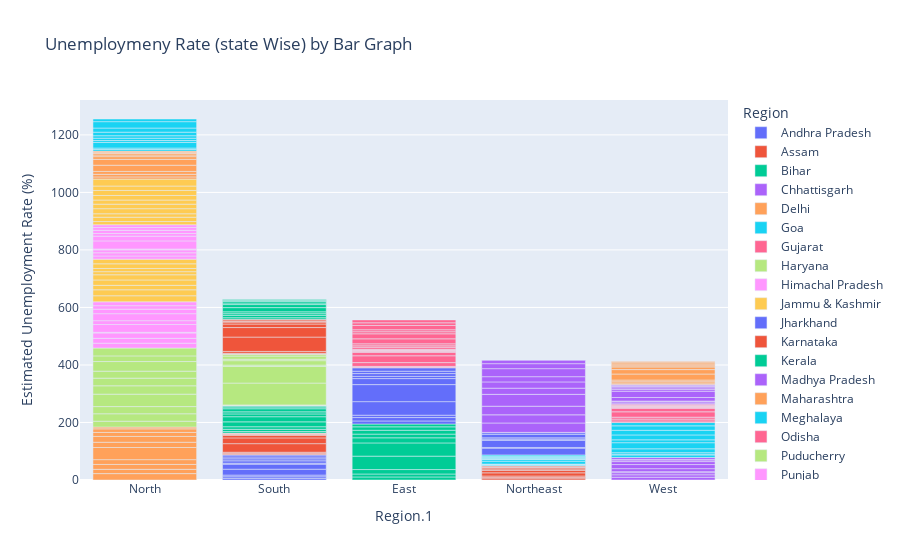

This figure's notebook cell:
### Code cell
fg = px.bar(df,x='Region.1',y=' Estimated Unemployment Rate (%)',color='Region',
            title='Unemploymeny Rate (state Wise) by Bar Graph',template='plotly')
fg.update_layout(xaxis={'categoryorder':'total descending'})
fg.show()

### Figure 1 — Plotly figure (JSON) as saved in the notebook; plotly's stock layout.template omitted (floating-point values rounded to 4 significant figures)
{"data": [{"alignmentgroup": "True", "hovertemplate": "Region=Andhra Pradesh<br>Region.1=%{x}<br> Estimated Unemployment Rate (%)=%{y}<extra></extra>", "legendgroup": "Andhra Pradesh", "marker": {"color": "#636efa", "pattern": {"shape": ""}}, "name": "Andhra Pradesh", "offsetgroup": "Andhra Pradesh", "orientation": "v", "showlegend": true, "textposition": "auto", "type": "bar", "x": ["South", "South", "South", "South", "South", "South", "South", "South", "South", "South"], "xaxis": "x", "y": [5.48, 5.83, 5.79, 20.51, 17.43, 3.31, 8.34, 6.96, 6.4, 6.59], "yaxis": "y"}, {"alignmentgroup": "True", "hovertemplate": "Region=Assam<br>Region.1=%{x}<br> Estimated Unemployment Rate (%)=%{y}<extra></extra>", "legendgroup": "Assam", "marker": {"color": "#EF553B", "pattern": {"shape": ""}}, "name": "Assam", "offsetgroup": "Assam", "orientation": "v", "showlegend": true, "textposition": "auto", "type": "bar", "x": ["Northeast", "Northeast", "Northeast", "Northeast", "Northeast", "Northeast", "Northeast", "Northeast", "Northeast", "Northeast"], "xaxis": "x", "y": [4.66, 4.41, 4.77, 11.06, 9.55, 0.6, 3.77, 5.53, 1.19, 3.02], "yaxis": "y"}, {"alignmentgroup": "True", "hovertemplate": "Region=Bihar<br>Region.1=%{x}<br> Estimated Unemployment Rate (%)=%{y}<extra></extra>", "legendgroup": "Bihar", "marker": {"color": "#00cc96", "pattern": {"shape": ""}}, "name": "Bihar", "offsetgroup": "Bihar", "orientation": "v", "showlegend": true, "textposition": "auto", "type": "bar", "x": ["East", "East", "East", "East", "East", "East", "East", "East", "East", "East"], "xaxis": "x", "y": [10.61, 10.29, 15.43, 46.64, 45.96, 17.82, 12.79, 13.44, 11.91, 9.82], "yaxis": "y"}, {"alignmentgroup": "True", "hovertemplate": "Region=Chhattisgarh<br>Region.1=%{x}<br> Estimated Unemployment Rate (%)=%{y}<extra></extra>", "legendgroup": "Chhattisgarh", "marker": {"color": "#ab63fa", "pattern": {"shape": ""}}, "name": "Chhattisgarh", "offsetgroup": "Chhattisgarh", "orientation": "v", "showlegend": true, "textposition": "auto", "type": "bar", "x": ["West", "West", "West", "West", "West", "West", "West", "West", "West", "West"], "xaxis": "x", "y": [9.65, 8.38, 7.54, 3.41, 10.5, 14.23, 10.27, 5.63, 1.96, 6.62], "yaxis": "y"}, {"alignmentgroup": "True", "hovertemplate": "Region=Delhi<br>Region.1=%{x}<br> Estimated Unemployment Rate (%)=%{y}<extra></extra>", "legendgroup": "Delhi", "marker": {"color": "#FFA15A", "pattern": {"shape": ""}}, "name": "Delhi", "offsetgroup": "Delhi", "orientation": "v", "showlegend": true, "textposition": "auto", "type": "bar", "x": ["North", "North", "North", "North", "North", "North", "North", "North", "North", "North"], "xaxis": "x", "y": [22.23, 14.84, 17.04, 16.68, 42.27, 18.19, 20.3, 13.79, 12.53, 6.27], "yaxis": "y"}, {"alignmentgroup": "True", "hovertemplate": "Region=Goa<br>Region.1=%{x}<br> Estimated Unemployment Rate (%)=%{y}<extra></extra>", "legendgroup": "Goa", "marker": {"color": "#19d3f3", "pattern": {"shape": ""}}, "name": "Goa", "offsetgroup": "Goa", "orientation": "v", "showlegend": true, "textposition": "auto", "type": "bar", "x": ["West", "West", "West", "West", "West", "West", "West", "West", "West", "West"], "xaxis": "x", "y": [8.89, 2.81, 5.25, 13.31, 21.25, 9.96, 17.07, 16.21, 15.38, 11.54], "yaxis": "y"}, {"alignmentgroup": "True", "hovertemplate": "Region=Gujarat<br>Region.1=%{x}<br> Estimated Unemployment Rate (%)=%{y}<extra></extra>", "legendgroup": "Gujarat", "marker": {"color": "#FF6692", "pattern": {"shape": ""}}, "name": "Gujarat", "offsetgroup": "Gujarat", "orientation": "v", "showlegend": true, "textposition": "auto", "type": "bar", "x": ["West", "West", "West", "West", "West", "West", "West", "West", "West", "West"], "xaxis": "x", "y": [5.54, 6.38, 6.66, 18.71, 12.11, 3.2, 1.84, 1.87, 3.42, 4.03], "yaxis": "y"}, {"alignmentgroup": "True", "hovertemplate": "Region=Haryana<br>Region.1=%{x}<br> Estimated Unemployment Rate (%)=%{y}<extra></extra>", "legendgroup": "Haryana", "marker": {"color": "#B6E880", "pattern": {"shape": ""}}, "name": "Haryana", "offsetgroup": "Haryana", "orientation": "v", "showlegend": true, "textposition": "auto", "type": "bar", "x": ["North", "North", "North", "North", "North", "North", "North", "North", "North", "North"], "xaxis": "x", "y": [20.34, 25.77, 25.05, 43.22, 29.02, 26.7, 24.18, 33.5, 19.68, 27.31], "yaxis": "y"}, {"alignmentgroup": "True", "hovertemplate": "Region=Himachal Pradesh<br>Region.1=%{x}<br> Estimated Unemployment Rate (%)=%{y}<extra></extra>", "legendgroup": "Himachal Pradesh", "marker": {"color": "#FF97FF", "pattern": {"shape": ""}}, "name": "Himachal Pradesh", "offsetgroup": "Himachal Pradesh", "orientation": "v", "showlegend": true, "textposition": "auto", "type": "bar", "x": ["North", "North", "North", "North", "North", "North", "North", "North", "North", "North"], "xaxis": "x", "y": [16.83, 16.84, 18.76, 2.2, 26.95, 13.47, 24.31, 15.79, 12.04, 13.46], "yaxis": "y"}, {"alignmentgroup": "True", "hovertemplate": "Region=Jammu & Kashmir<br>Region.1=%{x}<br> Estimated Unemployment Rate (%)=%{y}<extra></extra>", "legendgroup": "Jammu & Kashmir", "marker": {"color": "#FECB52", "pattern": {"shape": ""}}, "name": "Jammu & Kashmir", "offsetgroup": "Jammu & Kashmir", "orientation": "v", "showlegend": true, "textposition": "auto", "type": "bar", "x": ["North", "North", "North", "North", "North", "North", "North", "North", "North"], "xaxis": "x", "y": [21.08, 20.78, 15.5, 18.74, 17.92, 10.88, 11.09, 16.17, 16.14], "yaxis": "y"}, {"alignmentgroup": "True", "hovertemplate": "Region=Jharkhand<br>Region.1=%{x}<br> Estimated Unemployment Rate (%)=%{y}<extra></extra>", "legendgroup": "Jharkhand", "marker": {"color": "#636efa", "pattern": {"shape": ""}}, "name": "Jharkhand", "offsetgroup": "Jharkhand", "orientation": "v", "showlegend": true, "textposition": "auto", "type": "bar", "x": ["East", "East", "East", "East", "East", "East", "East", "East", "East", "East"], "xaxis": "x", "y": [10.61, 11.85, 8.23, 47.09, 59.23, 20.95, 7.63, 9.76, 8.24, 11.8], "yaxis": "y"}, {"alignmentgroup": "True", "hovertemplate": "Region=Karnataka<br>Region.1=%{x}<br> Estimated Unemployment Rate (%)=%{y}<extra></extra>", "legendgroup": "Karnataka", "marker": {"color": "#EF553B", "pattern": {"shape": ""}}, "name": "Karnataka", "offsetgroup": "Karnataka", "orientation": "v", "showlegend": true, "textposition": "auto", "type": "bar", "x": ["South", "South", "South", "South", "South", "South", "South", "South", "South", "South"], "xaxis": "x", "y": [2.86, 3.61, 3.46, 29.84, 19.97, 8.44, 4.01, 0.5, 2.41, 1.58], "yaxis": "y"}, {"alignmentgroup": "True", "hovertemplate": "Region=Kerala<br>Region.1=%{x}<br> Estimated Unemployment Rate (%)=%{y}<extra></extra>", "legendgroup": "Kerala", "marker": {"color": "#00cc96", "pattern": {"shape": ""}}, "name": "Kerala", "offsetgroup": "Kerala", "orientation": "v", "showlegend": true, "textposition": "auto", "type": "bar", "x": ["South", "South", "South", "South", "South", "South", "South", "South", "South", "South"], "xaxis": "x", "y": [5.31, 7.6, 8.99, 16.99, 17.88, 9.71, 7.09, 10.98, 5.91, 3.88], "yaxis": "y"}, {"alignmentgroup": "True", "hovertemplate": "Region=Madhya Pradesh<br>Region.1=%{x}<br> Estimated Unemployment Rate (%)=%{y}<extra></extra>", "legendgroup": "Madhya Pradesh", "marker": {"color": "#ab63fa", "pattern": {"shape": ""}}, "name": "Madhya Pradesh", "offsetgroup": "Madhya Pradesh", "orientation": "v", "showlegend": true, "textposition": "auto", "type": "bar", "x": ["West", "West", "West", "West", "West", "West", "West", "West", "West", "West"], "xaxis": "x", "y": [4.11, 4.57, 2.22, 12.36, 21.98, 6.48, 5.08, 4.7, 3.91, 3.13], "yaxis": "y"}, {"alignmentgroup": "True", "hovertemplate": "Region=Maharashtra<br>Region.1=%{x}<br> Estimated Unemployment Rate (%)=%{y}<extra></extra>", "legendgroup": "Maharashtra", "marker": {"color": "#FFA15A", "pattern": {"shape": ""}}, "name": "Maharashtra", "offsetgroup": "Maharashtra", "orientation": "v", "showlegend": true, "textposition": "auto", "type": "bar", "x": ["West", "West", "West", "West", "West", "West", "West", "West", "West", "West"], "xaxis": "x", "y": [4.95, 4.69, 5.79, 20.9, 15.46, 9.23, 3.89, 6.23, 4.55, 4.1], "yaxis": "y"}, {"alignmentgroup": "True", "hovertemplate": "Region=Meghalaya<br>Region.1=%{x}<br> Estimated Unemployment Rate (%)=%{y}<extra></extra>", "legendgroup": "Meghalaya", "marker": {"color": "#19d3f3", "pattern": {"shape": ""}}, "name": "Meghalaya", "offsetgroup": "Meghalaya", "orientation": "v", "showlegend": true, "textposition": "auto", "type": "bar", "x": ["Northeast", "Northeast", "Northeast", "Northeast", "Northeast", "Northeast", "Northeast", "Northeast", "Northeast", "Northeast"], "xaxis": "x", "y": [1.66, 3.59, 1.58, 10.03, 5.92, 1.15, 2.1, 3.74, 4.29, 4.6], "yaxis": "y"}, {"alignmentgroup": "True", "hovertemplate": "Region=Odisha<br>Region.1=%{x}<br> Estimated Unemployment Rate (%)=%{y}<extra></extra>", "legendgroup": "Odisha", "marker": {"color": "#FF6692", "pattern": {"shape": ""}}, "name": "Odisha", "offsetgroup": "Odisha", "orientation": "v", "showlegend": true, "textposition": "auto", "type": "bar", "x": ["East", "East", "East", "East", "East", "East", "East", "East", "East", "East"], "xaxis": "x", "y": [1.9, 3.12, 13.08, 23.76, 11.41, 3.77, 1.88, 1.42, 2.1, 2.18], "yaxis": "y"}, {"alignmentgroup": "True", "hovertemplate": "Region=Puducherry<br>Region.1=%{x}<br> Estimated Unemployment Rate (%)=%{y}<extra></extra>", "legendgroup": "Puducherry", "marker": {"color": "#B6E880", "pattern": {"shape": ""}}, "name": "Puducherry", "offsetgroup": "Puducherry", "orientation": "v", "showlegend": true, "textposition": "auto", "type": "bar", "x": ["South", "South", "South", "South", "South", "South", "South", "South", "South", "South"], "xaxis": "x", "y": [0.58, 1.76, 1.2, 75.85, 58.19, 4.24, 15.47, 5.05, 10.9, 6.18], "yaxis": "y"}, {"alignmentgroup": "True", "hovertemplate": "Region=Punjab<br>Region.1=%{x}<br> Estimated Unemployment Rate (%)=%{y}<extra></extra>", "legendgroup": "Punjab", "marker": {"color": "#FF97FF", "pattern": {"shape": ""}}, "name": "Punjab", "offsetgroup": "Punjab", "orientation": "v", "showlegend": true, "textposition": "auto", "type": "bar", "x": ["North", "North", "North", "North", "North", "North", "North", "North", "North", "North"], "xaxis": "x", "y": [11.11, 10.97, 10.32, 2.86, 28.33, 16.55, 9.19, 10.99, 9.61, 9.88], "yaxis": "y"}, {"alignmentgroup": "True", "hovertemplate": "Region=Rajasthan<br>Region.1=%{x}<br> Estimated Unemployment Rate (%)=%{y}<extra></extra>", "legendgroup": "Rajasthan", "marker": {"color": "#FECB52", "pattern": {"shape": ""}}, "name": "Rajasthan", "offsetgroup": "Rajasthan", "orientation": "v", "showlegend": true, "textposition": "auto", "type": "bar", "x": ["North", "North", "North", "North", "North", "North", "North", "North", "North", "North"], "xaxis": "x", "y": [10.97, 15.16, 11.9, 17.7, 15.74, 14.39, 15.81, 17.51, 15.35, 24.15], "yaxis": "y"}, {"alignmentgroup": "True", "hovertemplate": "Region=Sikkim<br>Region.1=%{x}<br> Estimated Unemployment Rate (%)=%{y}<extra></extra>", "legendgroup": "Sikkim", "marker": {"color": "#636efa", "pattern": {"shape": ""}}, "name": "Sikkim", "offsetgroup": "Sikkim", "orientation": "v", "showlegend": true, "textposition": "auto", "type": "bar", "x": ["Northeast", "Northeast", "Northeast", "Northeast", "Northeast", "Northeast", "Northeast", "Northeast"], "xaxis": "x", "y": [23.57, 2.28, 24.51, 4.46, 4.45, 12.49, 5.7, 0.88], "yaxis": "y"}, {"alignmentgroup": "True", "hovertemplate": "Region=Tamil Nadu<br>Region.1=%{x}<br> Estimated Unemployment Rate (%)=%{y}<extra></extra>", "legendgroup": "Tamil Nadu", "marker": {"color": "#EF553B", "pattern": {"shape": ""}}, "name": "Tamil Nadu", "offsetgroup": "Tamil Nadu", "orientation": "v", "showlegend": true, "textposition": "auto", "type": "bar", "x": ["South", "South", "South", "South", "South", "South", "South", "South", "South", "South"], "xaxis": "x", "y": [1.57, 2.09, 6.4, 49.83, 33.16, 12.2, 6.81, 2.65, 5, 2.16], "yaxis": "y"}, {"alignmentgroup": "True", "hovertemplate": "Region=Telangana<br>Region.1=%{x}<br> Estimated Unemployment Rate (%)=%{y}<extra></extra>", "legendgroup": "Telangana", "marker": {"color": "#00cc96", "pattern": {"shape": ""}}, "name": "Telangana", "offsetgroup": "Telangana", "orientation": "v", "showlegend": true, "textposition": "auto", "type": "bar", "x": ["South", "South", "South", "South", "South", "South", "South", "South", "South", "South"], "xaxis": "x", "y": [5.49, 8.29, 5.77, 6.25, 14.7, 10.55, 5.36, 5.79, 3.27, 2.86], "yaxis": "y"}, {"alignmentgroup": "True", "hovertemplate": "Region=Tripura<br>Region.1=%{x}<br> Estimated Unemployment Rate (%)=%{y}<extra></extra>", "legendgroup": "Tripura", "marker": {"color": "#ab63fa", "pattern": {"shape": ""}}, "name": "Tripura", "offsetgroup": "Tripura", "orientation": "v", "showlegend": true, "textposition": "auto", "type": "bar", "x": ["Northeast", "Northeast", "Northeast", "Northeast", "Northeast", "Northeast", "Northeast", "Northeast", "Northeast", "Northeast"], "xaxis": "x", "y": [32.67, 28.4, 29.95, 41.23, 21.51, 21.71, 18.24, 27.92, 17.35, 11.57], "yaxis": "y"}, {"alignmentgroup": "True", "hovertemplate": "Region=Uttar Pradesh<br>Region.1=%{x}<br> Estimated Unemployment Rate (%)=%{y}<extra></extra>", "legendgroup": "Uttar Pradesh", "marker": {"color": "#FFA15A", "pattern": {"shape": ""}}, "name": "Uttar Pradesh", "offsetgroup": "Uttar Pradesh", "orientation": "v", "showlegend": true, "textposition": "auto", "type": "bar", "x": ["North", "North", "North", "North", "North", "North", "North", "North", "North", "North"], "xaxis": "x", "y": [7.58, 8.98, 10.11, 21.54, 20.41, 9.47, 5.56, 5.79, 4.18, 3.75], "yaxis": "y"}, {"alignmentgroup": "True", "hovertemplate": "Region=Uttarakhand<br>Region.1=%{x}<br> Estimated Unemployment Rate (%)=%{y}<extra></extra>", "legendgroup": "Uttarakhand", "marker": {"color": "#19d3f3", "pattern": {"shape": ""}}, "name": "Uttarakhand", "offsetgroup": "Uttarakhand", "orientation": "v", "showlegend": true, "textposition": "auto", "type": "bar", "x": ["North", "North", "North", "North", "North", "North", "North", "North", "North", "North"], "xaxis": "x", "y": [5.49, 4.99, 19.85, 6.48, 8.01, 8.61, 12.38, 14.26, 22.26, 9.23], "yaxis": "y"}, {"alignmentgroup": "True", "hovertemplate": "Region=West Bengal<br>Region.1=%{x}<br> Estimated Unemployment Rate (%)=%{y}<extra></extra>", "legendgroup": "West Bengal", "marker": {"color": "#FF6692", "pattern": {"shape": ""}}, "name": "West Bengal", "offsetgroup": "West Bengal", "orientation": "v", "showlegend": true, "textposition": "auto", "type": "bar", "x": ["East", "East", "East", "East", "East", "East", "East", "East", "East", "East"], "xaxis": "x", "y": [6.94, 4.92, 6.92, 17.41, 17.41, 7.29, 6.83, 14.87, 9.35, 9.98], "yaxis": "y"}], "layout": {"barmode": "relative", "legend": {"title": {"text": "Region"}, "tracegroupgap": 0}, "title": {"text": "Unemploymeny Rate (state Wise) by Bar Graph"}, "xaxis": {"anchor": "y", "categoryorder": "total descending", "domain": [0, 1], "title": {"text": "Region.1"}}, "yaxis": {"anchor": "x", "domain": [0, 1], "title": {"text": " Estimated Unemployment Rate (%)"}}}}
